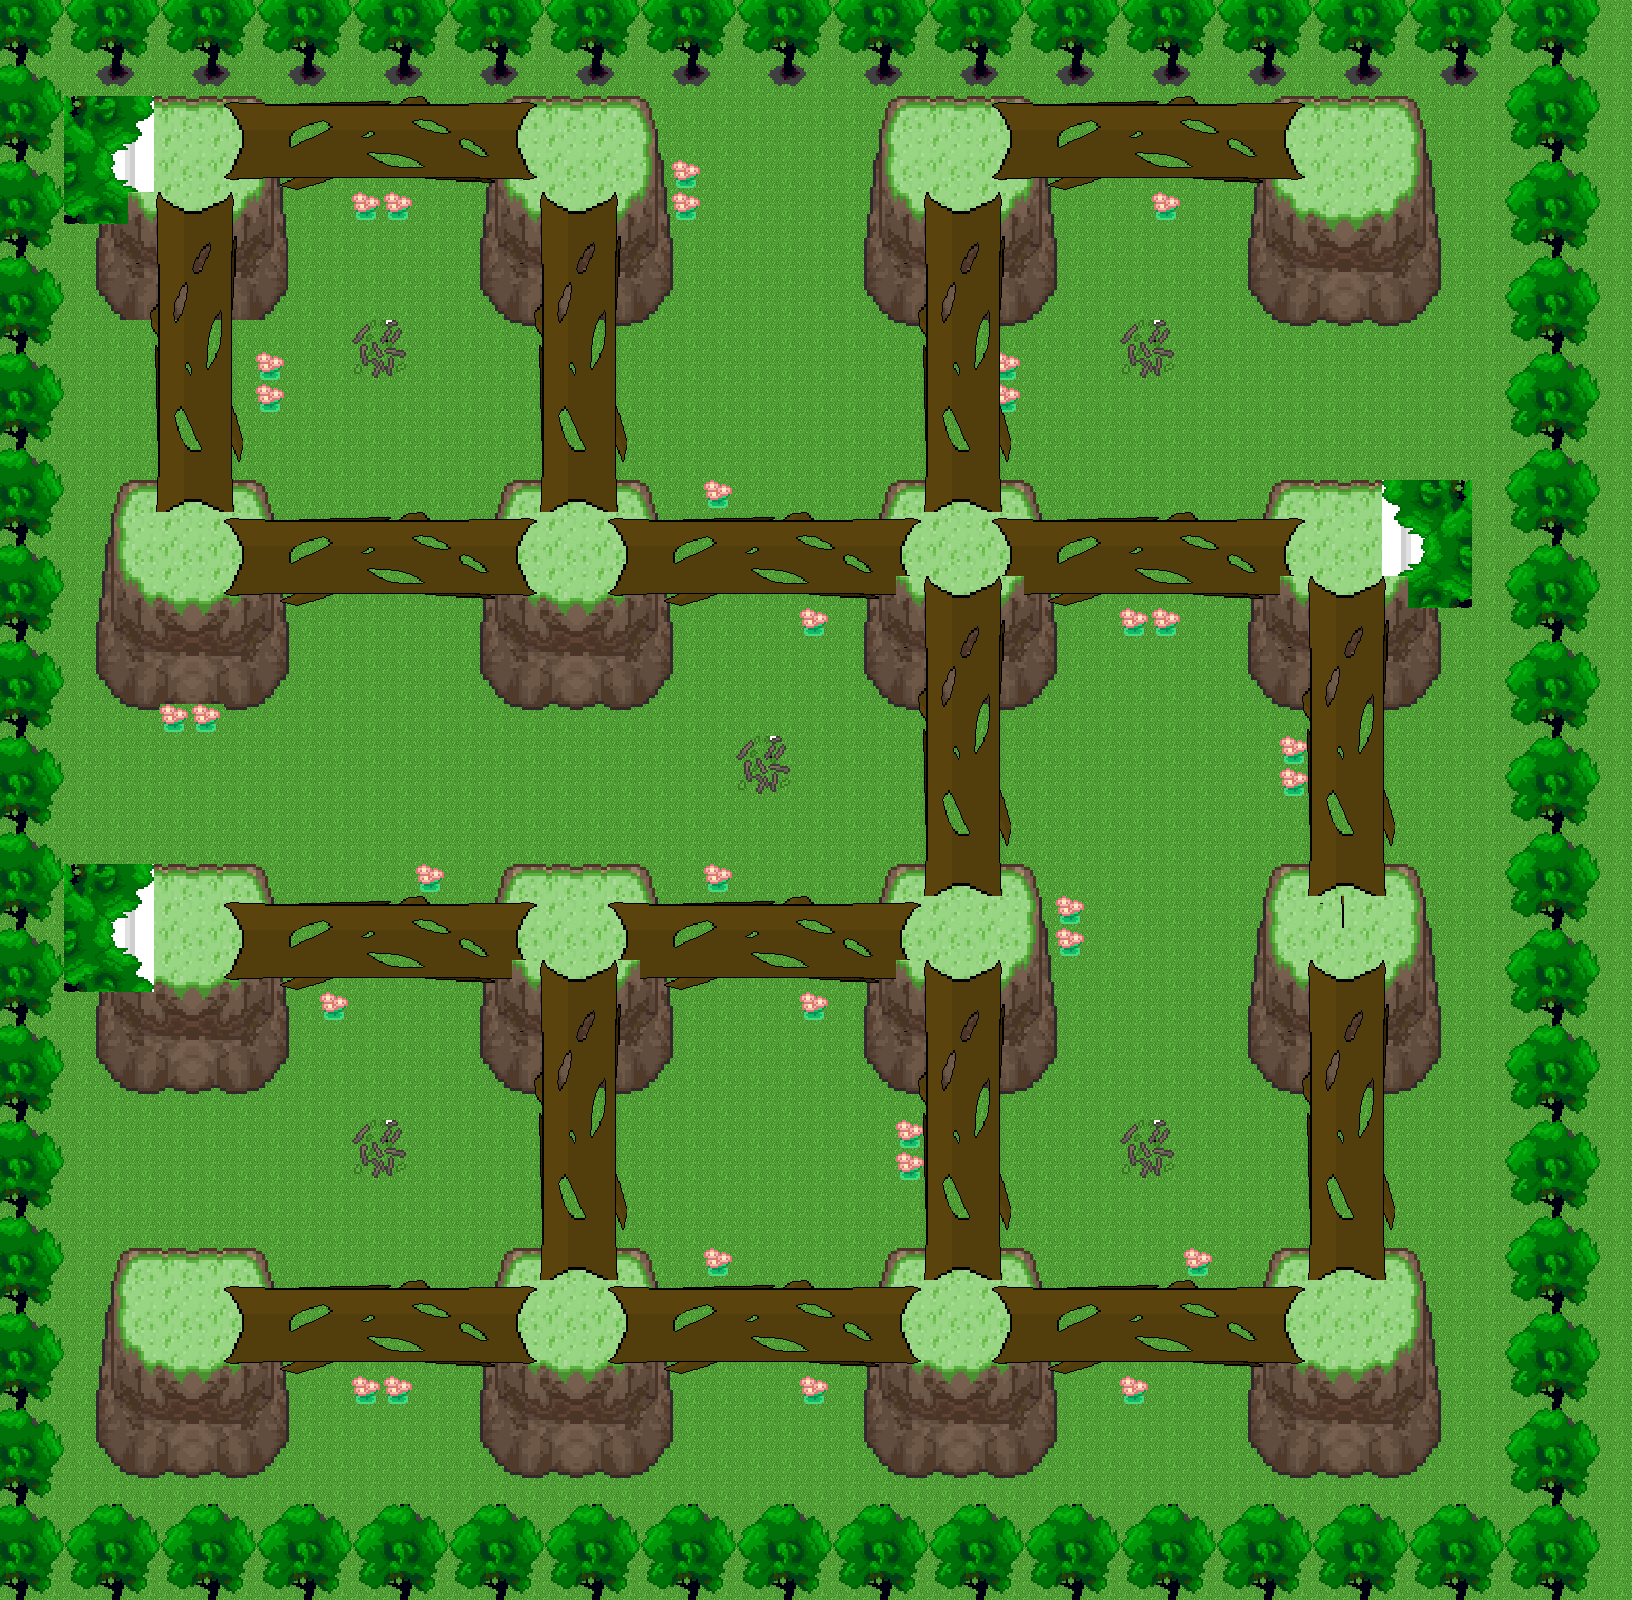

This is a level from a 2D game, rendered from its Tiled map with the project's own tilesets. A one-line summary and the map file follow, with tile-layer data summarised:
An orthogonal 51x50 tile map with 32x32 px tiles, 3 tile layers (Terrain 1, Stands 2, Tree Log 3).

<map version="1.0" orientation="orthogonal" width="51" height="50" tilewidth="32" tileheight="32">
 <tileset firstgid="1" name="MapTileSheet" tilewidth="32" tileheight="32">
  <image source="MapTileSheet.png" width="320" height="3500" />
 </tileset>
 <layer name="Terrain 1" width="51" height="50">
  <data>[2550 cells, 2550 non-empty, 1 distinct tile ids]</data>
 </layer>
 <layer name="Stands 2" width="51" height="50">
  <data>[2550 cells, 927 non-empty, 61 distinct tile ids]</data>
 </layer>
 <objectgroup name="Player" width="51" height="50" />
 <layer name="Tree Log 3" width="51" height="50">
  <data>[2550 cells, 1169 non-empty, 94 distinct tile ids]</data>
 </layer>
 <objectgroup name="Collision" width="51" height="50" />
 <objectgroup name="Interaction" width="51" height="50" />
</map>
